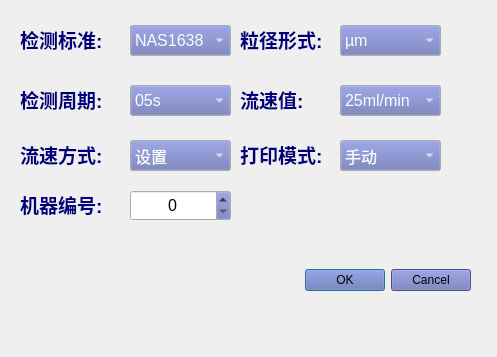
<?xml version="1.0" encoding="UTF-8"?>
<ui version="4.0">
 <class>Dialog</class>
 <widget class="QDialog" name="Dialog">
  <property name="geometry">
   <rect>
    <x>0</x>
    <y>0</y>
    <width>497</width>
    <height>357</height>
   </rect>
  </property>
  <property name="windowTitle">
   <string>Dialog</string>
  </property>
  <property name="styleSheet">
   <string notr="true"/>
  </property>
  <widget class="QDialogButtonBox" name="buttonBox">
   <property name="geometry">
    <rect>
     <x>280</x>
     <y>260</y>
     <width>191</width>
     <height>41</height>
    </rect>
   </property>
   <property name="styleSheet">
    <string notr="true">background-color: rgb(101, 111, 177);</string>
   </property>
   <property name="orientation">
    <enum>Qt::Horizontal</enum>
   </property>
   <property name="standardButtons">
    <set>QDialogButtonBox::Cancel|QDialogButtonBox::Ok</set>
   </property>
  </widget>
  <widget class="QComboBox" name="comboBox6">
   <property name="geometry">
    <rect>
     <x>340</x>
     <y>140</y>
     <width>101</width>
     <height>31</height>
    </rect>
   </property>
   <property name="palette">
    <palette>
     <active>
      <colorrole role="Button">
       <brush brushstyle="SolidPattern">
        <color alpha="255">
         <red>101</red>
         <green>111</green>
         <blue>177</blue>
        </color>
       </brush>
      </colorrole>
      <colorrole role="ButtonText">
       <brush brushstyle="SolidPattern">
        <color alpha="253">
         <red>253</red>
         <green>253</green>
         <blue>253</blue>
        </color>
       </brush>
      </colorrole>
     </active>
     <inactive>
      <colorrole role="Button">
       <brush brushstyle="SolidPattern">
        <color alpha="255">
         <red>101</red>
         <green>111</green>
         <blue>177</blue>
        </color>
       </brush>
      </colorrole>
      <colorrole role="ButtonText">
       <brush brushstyle="SolidPattern">
        <color alpha="253">
         <red>253</red>
         <green>253</green>
         <blue>253</blue>
        </color>
       </brush>
      </colorrole>
     </inactive>
     <disabled>
      <colorrole role="Button">
       <brush brushstyle="SolidPattern">
        <color alpha="255">
         <red>101</red>
         <green>111</green>
         <blue>177</blue>
        </color>
       </brush>
      </colorrole>
      <colorrole role="ButtonText">
       <brush brushstyle="SolidPattern">
        <color alpha="255">
         <red>120</red>
         <green>120</green>
         <blue>120</blue>
        </color>
       </brush>
      </colorrole>
     </disabled>
    </palette>
   </property>
   <property name="font">
    <font>
     <pointsize>12</pointsize>
    </font>
   </property>
   <item>
    <property name="text">
     <string>手动</string>
    </property>
   </item>
   <item>
    <property name="text">
     <string>自动</string>
    </property>
   </item>
  </widget>
  <widget class="QComboBox" name="comboBox1">
   <property name="geometry">
    <rect>
     <x>130</x>
     <y>25</y>
     <width>101</width>
     <height>31</height>
    </rect>
   </property>
   <property name="palette">
    <palette>
     <active>
      <colorrole role="Button">
       <brush brushstyle="SolidPattern">
        <color alpha="255">
         <red>101</red>
         <green>111</green>
         <blue>177</blue>
        </color>
       </brush>
      </colorrole>
      <colorrole role="ButtonText">
       <brush brushstyle="SolidPattern">
        <color alpha="253">
         <red>253</red>
         <green>253</green>
         <blue>253</blue>
        </color>
       </brush>
      </colorrole>
     </active>
     <inactive>
      <colorrole role="Button">
       <brush brushstyle="SolidPattern">
        <color alpha="255">
         <red>101</red>
         <green>111</green>
         <blue>177</blue>
        </color>
       </brush>
      </colorrole>
      <colorrole role="ButtonText">
       <brush brushstyle="SolidPattern">
        <color alpha="253">
         <red>253</red>
         <green>253</green>
         <blue>253</blue>
        </color>
       </brush>
      </colorrole>
     </inactive>
     <disabled>
      <colorrole role="Button">
       <brush brushstyle="SolidPattern">
        <color alpha="255">
         <red>101</red>
         <green>111</green>
         <blue>177</blue>
        </color>
       </brush>
      </colorrole>
      <colorrole role="ButtonText">
       <brush brushstyle="SolidPattern">
        <color alpha="255">
         <red>120</red>
         <green>120</green>
         <blue>120</blue>
        </color>
       </brush>
      </colorrole>
     </disabled>
    </palette>
   </property>
   <property name="font">
    <font>
     <pointsize>12</pointsize>
    </font>
   </property>
   <property name="contextMenuPolicy">
    <enum>Qt::NoContextMenu</enum>
   </property>
   <property name="insertPolicy">
    <enum>QComboBox::InsertAtBottom</enum>
   </property>
   <item>
    <property name="text">
     <string>NAS1638</string>
    </property>
   </item>
   <item>
    <property name="text">
     <string>ISO4406</string>
    </property>
   </item>
  </widget>
  <widget class="QComboBox" name="comboBox5">
   <property name="geometry">
    <rect>
     <x>130</x>
     <y>140</y>
     <width>101</width>
     <height>31</height>
    </rect>
   </property>
   <property name="palette">
    <palette>
     <active>
      <colorrole role="Button">
       <brush brushstyle="SolidPattern">
        <color alpha="255">
         <red>101</red>
         <green>111</green>
         <blue>177</blue>
        </color>
       </brush>
      </colorrole>
      <colorrole role="ButtonText">
       <brush brushstyle="SolidPattern">
        <color alpha="253">
         <red>253</red>
         <green>253</green>
         <blue>253</blue>
        </color>
       </brush>
      </colorrole>
     </active>
     <inactive>
      <colorrole role="Button">
       <brush brushstyle="SolidPattern">
        <color alpha="255">
         <red>101</red>
         <green>111</green>
         <blue>177</blue>
        </color>
       </brush>
      </colorrole>
      <colorrole role="ButtonText">
       <brush brushstyle="SolidPattern">
        <color alpha="253">
         <red>253</red>
         <green>253</green>
         <blue>253</blue>
        </color>
       </brush>
      </colorrole>
     </inactive>
     <disabled>
      <colorrole role="Button">
       <brush brushstyle="SolidPattern">
        <color alpha="255">
         <red>101</red>
         <green>111</green>
         <blue>177</blue>
        </color>
       </brush>
      </colorrole>
      <colorrole role="ButtonText">
       <brush brushstyle="SolidPattern">
        <color alpha="255">
         <red>120</red>
         <green>120</green>
         <blue>120</blue>
        </color>
       </brush>
      </colorrole>
     </disabled>
    </palette>
   </property>
   <property name="font">
    <font>
     <pointsize>12</pointsize>
    </font>
   </property>
   <item>
    <property name="text">
     <string>设置</string>
    </property>
   </item>
   <item>
    <property name="text">
     <string>自动</string>
    </property>
   </item>
  </widget>
  <widget class="QComboBox" name="comboBox3">
   <property name="geometry">
    <rect>
     <x>130</x>
     <y>85</y>
     <width>101</width>
     <height>31</height>
    </rect>
   </property>
   <property name="palette">
    <palette>
     <active>
      <colorrole role="Button">
       <brush brushstyle="SolidPattern">
        <color alpha="255">
         <red>101</red>
         <green>111</green>
         <blue>177</blue>
        </color>
       </brush>
      </colorrole>
      <colorrole role="ButtonText">
       <brush brushstyle="SolidPattern">
        <color alpha="253">
         <red>253</red>
         <green>253</green>
         <blue>253</blue>
        </color>
       </brush>
      </colorrole>
     </active>
     <inactive>
      <colorrole role="Button">
       <brush brushstyle="SolidPattern">
        <color alpha="255">
         <red>101</red>
         <green>111</green>
         <blue>177</blue>
        </color>
       </brush>
      </colorrole>
      <colorrole role="ButtonText">
       <brush brushstyle="SolidPattern">
        <color alpha="253">
         <red>253</red>
         <green>253</green>
         <blue>253</blue>
        </color>
       </brush>
      </colorrole>
     </inactive>
     <disabled>
      <colorrole role="Button">
       <brush brushstyle="SolidPattern">
        <color alpha="255">
         <red>101</red>
         <green>111</green>
         <blue>177</blue>
        </color>
       </brush>
      </colorrole>
      <colorrole role="ButtonText">
       <brush brushstyle="SolidPattern">
        <color alpha="255">
         <red>120</red>
         <green>120</green>
         <blue>120</blue>
        </color>
       </brush>
      </colorrole>
     </disabled>
    </palette>
   </property>
   <property name="font">
    <font>
     <pointsize>12</pointsize>
    </font>
   </property>
   <item>
    <property name="text">
     <string>05s</string>
    </property>
   </item>
   <item>
    <property name="text">
     <string>10s</string>
    </property>
   </item>
   <item>
    <property name="text">
     <string>15s</string>
    </property>
   </item>
   <item>
    <property name="text">
     <string>20s</string>
    </property>
   </item>
   <item>
    <property name="text">
     <string>25s</string>
    </property>
   </item>
   <item>
    <property name="text">
     <string>30s</string>
    </property>
   </item>
   <item>
    <property name="text">
     <string>35s</string>
    </property>
   </item>
   <item>
    <property name="text">
     <string>40s</string>
    </property>
   </item>
   <item>
    <property name="text">
     <string>45s</string>
    </property>
   </item>
   <item>
    <property name="text">
     <string>50s</string>
    </property>
   </item>
   <item>
    <property name="text">
     <string>55s</string>
    </property>
   </item>
   <item>
    <property name="text">
     <string>60s</string>
    </property>
   </item>
  </widget>
  <widget class="QComboBox" name="comboBox2">
   <property name="geometry">
    <rect>
     <x>340</x>
     <y>25</y>
     <width>101</width>
     <height>31</height>
    </rect>
   </property>
   <property name="palette">
    <palette>
     <active>
      <colorrole role="Button">
       <brush brushstyle="SolidPattern">
        <color alpha="255">
         <red>101</red>
         <green>111</green>
         <blue>177</blue>
        </color>
       </brush>
      </colorrole>
      <colorrole role="ButtonText">
       <brush brushstyle="SolidPattern">
        <color alpha="253">
         <red>253</red>
         <green>253</green>
         <blue>253</blue>
        </color>
       </brush>
      </colorrole>
     </active>
     <inactive>
      <colorrole role="Button">
       <brush brushstyle="SolidPattern">
        <color alpha="255">
         <red>101</red>
         <green>111</green>
         <blue>177</blue>
        </color>
       </brush>
      </colorrole>
      <colorrole role="ButtonText">
       <brush brushstyle="SolidPattern">
        <color alpha="253">
         <red>253</red>
         <green>253</green>
         <blue>253</blue>
        </color>
       </brush>
      </colorrole>
     </inactive>
     <disabled>
      <colorrole role="Button">
       <brush brushstyle="SolidPattern">
        <color alpha="255">
         <red>101</red>
         <green>111</green>
         <blue>177</blue>
        </color>
       </brush>
      </colorrole>
      <colorrole role="ButtonText">
       <brush brushstyle="SolidPattern">
        <color alpha="255">
         <red>120</red>
         <green>120</green>
         <blue>120</blue>
        </color>
       </brush>
      </colorrole>
     </disabled>
    </palette>
   </property>
   <property name="font">
    <font>
     <pointsize>12</pointsize>
    </font>
   </property>
   <item>
    <property name="text">
     <string>µm</string>
    </property>
   </item>
   <item>
    <property name="text">
     <string>µm(c)</string>
    </property>
   </item>
  </widget>
  <widget class="QComboBox" name="comboBox4">
   <property name="geometry">
    <rect>
     <x>340</x>
     <y>85</y>
     <width>101</width>
     <height>31</height>
    </rect>
   </property>
   <property name="palette">
    <palette>
     <active>
      <colorrole role="Button">
       <brush brushstyle="SolidPattern">
        <color alpha="255">
         <red>101</red>
         <green>111</green>
         <blue>177</blue>
        </color>
       </brush>
      </colorrole>
      <colorrole role="ButtonText">
       <brush brushstyle="SolidPattern">
        <color alpha="253">
         <red>253</red>
         <green>253</green>
         <blue>253</blue>
        </color>
       </brush>
      </colorrole>
     </active>
     <inactive>
      <colorrole role="Button">
       <brush brushstyle="SolidPattern">
        <color alpha="255">
         <red>101</red>
         <green>111</green>
         <blue>177</blue>
        </color>
       </brush>
      </colorrole>
      <colorrole role="ButtonText">
       <brush brushstyle="SolidPattern">
        <color alpha="253">
         <red>253</red>
         <green>253</green>
         <blue>253</blue>
        </color>
       </brush>
      </colorrole>
     </inactive>
     <disabled>
      <colorrole role="Button">
       <brush brushstyle="SolidPattern">
        <color alpha="255">
         <red>101</red>
         <green>111</green>
         <blue>177</blue>
        </color>
       </brush>
      </colorrole>
      <colorrole role="ButtonText">
       <brush brushstyle="SolidPattern">
        <color alpha="255">
         <red>120</red>
         <green>120</green>
         <blue>120</blue>
        </color>
       </brush>
      </colorrole>
     </disabled>
    </palette>
   </property>
   <property name="font">
    <font>
     <pointsize>12</pointsize>
    </font>
   </property>
   <item>
    <property name="text">
     <string>25ml/min</string>
    </property>
   </item>
   <item>
    <property name="text">
     <string>05ml/min</string>
    </property>
   </item>
   <item>
    <property name="text">
     <string>10ml/min</string>
    </property>
   </item>
   <item>
    <property name="text">
     <string>15ml/min</string>
    </property>
   </item>
   <item>
    <property name="text">
     <string>20ml/min</string>
    </property>
   </item>
   <item>
    <property name="text">
     <string>30ml/min</string>
    </property>
   </item>
   <item>
    <property name="text">
     <string>35ml/min</string>
    </property>
   </item>
   <item>
    <property name="text">
     <string>40ml/min</string>
    </property>
   </item>
   <item>
    <property name="text">
     <string>45ml/min</string>
    </property>
   </item>
   <item>
    <property name="text">
     <string>50ml/min</string>
    </property>
   </item>
  </widget>
  <widget class="QSpinBox" name="spinBox">
   <property name="geometry">
    <rect>
     <x>130</x>
     <y>190</y>
     <width>101</width>
     <height>31</height>
    </rect>
   </property>
   <property name="sizePolicy">
    <sizepolicy hsizetype="Minimum" vsizetype="Fixed">
     <horstretch>0</horstretch>
     <verstretch>0</verstretch>
    </sizepolicy>
   </property>
   <property name="minimumSize">
    <size>
     <width>51</width>
     <height>0</height>
    </size>
   </property>
   <property name="palette">
    <palette>
     <active>
      <colorrole role="Button">
       <brush brushstyle="SolidPattern">
        <color alpha="255">
         <red>101</red>
         <green>111</green>
         <blue>177</blue>
        </color>
       </brush>
      </colorrole>
      <colorrole role="ButtonText">
       <brush brushstyle="SolidPattern">
        <color alpha="253">
         <red>253</red>
         <green>253</green>
         <blue>253</blue>
        </color>
       </brush>
      </colorrole>
     </active>
     <inactive>
      <colorrole role="Button">
       <brush brushstyle="SolidPattern">
        <color alpha="255">
         <red>101</red>
         <green>111</green>
         <blue>177</blue>
        </color>
       </brush>
      </colorrole>
      <colorrole role="ButtonText">
       <brush brushstyle="SolidPattern">
        <color alpha="253">
         <red>253</red>
         <green>253</green>
         <blue>253</blue>
        </color>
       </brush>
      </colorrole>
     </inactive>
     <disabled>
      <colorrole role="Button">
       <brush brushstyle="SolidPattern">
        <color alpha="255">
         <red>101</red>
         <green>111</green>
         <blue>177</blue>
        </color>
       </brush>
      </colorrole>
      <colorrole role="ButtonText">
       <brush brushstyle="SolidPattern">
        <color alpha="255">
         <red>120</red>
         <green>120</green>
         <blue>120</blue>
        </color>
       </brush>
      </colorrole>
     </disabled>
    </palette>
   </property>
   <property name="font">
    <font>
     <pointsize>12</pointsize>
    </font>
   </property>
   <property name="alignment">
    <set>Qt::AlignCenter</set>
   </property>
   <property name="maximum">
    <number>10</number>
   </property>
  </widget>
  <widget class="QLabel" name="label_3">
   <property name="geometry">
    <rect>
     <x>20</x>
     <y>25</y>
     <width>120</width>
     <height>30</height>
    </rect>
   </property>
   <property name="font">
    <font>
     <pointsize>14</pointsize>
     <weight>75</weight>
     <bold>true</bold>
    </font>
   </property>
   <property name="text">
    <string>&lt;!DOCTYPE HTML PUBLIC &quot;-//W3C//DTD HTML 4.0//EN&quot; &quot;http://www.w3.org/TR/REC-html40/strict.dtd&quot;&gt;
&lt;html&gt;&lt;head&gt;&lt;meta name=&quot;qrichtext&quot; content=&quot;1&quot; /&gt;&lt;style type=&quot;text/css&quot;&gt;
p, li { white-space: pre-wrap; }
&lt;/style&gt;&lt;/head&gt;&lt;body style=&quot; font-family:'SimSun'; font-size:14pt; font-weight:600; font-style:normal;&quot;&gt;
&lt;p style=&quot; margin-top:0px; margin-bottom:0px; margin-left:0px; margin-right:0px; -qt-block-indent:0; text-indent:0px;&quot;&gt;&lt;span style=&quot; color:#00007f;&quot;&gt;检测标准:&lt;/span&gt;&lt;/p&gt;&lt;/body&gt;&lt;/html&gt;</string>
   </property>
  </widget>
  <widget class="QLabel" name="label_4">
   <property name="geometry">
    <rect>
     <x>20</x>
     <y>85</y>
     <width>120</width>
     <height>30</height>
    </rect>
   </property>
   <property name="font">
    <font>
     <pointsize>14</pointsize>
    </font>
   </property>
   <property name="text">
    <string>&lt;!DOCTYPE HTML PUBLIC &quot;-//W3C//DTD HTML 4.0//EN&quot; &quot;http://www.w3.org/TR/REC-html40/strict.dtd&quot;&gt;
&lt;html&gt;&lt;head&gt;&lt;meta name=&quot;qrichtext&quot; content=&quot;1&quot; /&gt;&lt;style type=&quot;text/css&quot;&gt;
p, li { white-space: pre-wrap; }
&lt;/style&gt;&lt;/head&gt;&lt;body style=&quot; font-family:'SimSun'; font-size:14pt; font-weight:400; font-style:normal;&quot;&gt;
&lt;p style=&quot; margin-top:0px; margin-bottom:0px; margin-left:0px; margin-right:0px; -qt-block-indent:0; text-indent:0px;&quot;&gt;&lt;span style=&quot; font-weight:600; color:#00007f;&quot;&gt;检测周期:&lt;/span&gt;&lt;/p&gt;&lt;/body&gt;&lt;/html&gt;</string>
   </property>
  </widget>
  <widget class="QLabel" name="label_5">
   <property name="geometry">
    <rect>
     <x>20</x>
     <y>140</y>
     <width>120</width>
     <height>30</height>
    </rect>
   </property>
   <property name="font">
    <font>
     <pointsize>14</pointsize>
    </font>
   </property>
   <property name="text">
    <string>&lt;!DOCTYPE HTML PUBLIC &quot;-//W3C//DTD HTML 4.0//EN&quot; &quot;http://www.w3.org/TR/REC-html40/strict.dtd&quot;&gt;
&lt;html&gt;&lt;head&gt;&lt;meta name=&quot;qrichtext&quot; content=&quot;1&quot; /&gt;&lt;style type=&quot;text/css&quot;&gt;
p, li { white-space: pre-wrap; }
&lt;/style&gt;&lt;/head&gt;&lt;body style=&quot; font-family:'SimSun'; font-size:14pt; font-weight:400; font-style:normal;&quot;&gt;
&lt;p style=&quot; margin-top:0px; margin-bottom:0px; margin-left:0px; margin-right:0px; -qt-block-indent:0; text-indent:0px;&quot;&gt;&lt;span style=&quot; font-weight:600; color:#00007f;&quot;&gt;流速方式:&lt;/span&gt;&lt;/p&gt;&lt;/body&gt;&lt;/html&gt;</string>
   </property>
  </widget>
  <widget class="QLabel" name="label_6">
   <property name="geometry">
    <rect>
     <x>20</x>
     <y>190</y>
     <width>120</width>
     <height>30</height>
    </rect>
   </property>
   <property name="font">
    <font>
     <pointsize>14</pointsize>
    </font>
   </property>
   <property name="text">
    <string>&lt;!DOCTYPE HTML PUBLIC &quot;-//W3C//DTD HTML 4.0//EN&quot; &quot;http://www.w3.org/TR/REC-html40/strict.dtd&quot;&gt;
&lt;html&gt;&lt;head&gt;&lt;meta name=&quot;qrichtext&quot; content=&quot;1&quot; /&gt;&lt;style type=&quot;text/css&quot;&gt;
p, li { white-space: pre-wrap; }
&lt;/style&gt;&lt;/head&gt;&lt;body style=&quot; font-family:'SimSun'; font-size:14pt; font-weight:400; font-style:normal;&quot;&gt;
&lt;p style=&quot; margin-top:0px; margin-bottom:0px; margin-left:0px; margin-right:0px; -qt-block-indent:0; text-indent:0px;&quot;&gt;&lt;span style=&quot; font-weight:600; color:#00007f;&quot;&gt;机器编号:&lt;/span&gt;&lt;/p&gt;&lt;/body&gt;&lt;/html&gt;</string>
   </property>
  </widget>
  <widget class="QLabel" name="label_8">
   <property name="geometry">
    <rect>
     <x>240</x>
     <y>25</y>
     <width>120</width>
     <height>30</height>
    </rect>
   </property>
   <property name="font">
    <font>
     <pointsize>14</pointsize>
     <weight>75</weight>
     <bold>true</bold>
    </font>
   </property>
   <property name="text">
    <string>&lt;!DOCTYPE HTML PUBLIC &quot;-//W3C//DTD HTML 4.0//EN&quot; &quot;http://www.w3.org/TR/REC-html40/strict.dtd&quot;&gt;
&lt;html&gt;&lt;head&gt;&lt;meta name=&quot;qrichtext&quot; content=&quot;1&quot; /&gt;&lt;style type=&quot;text/css&quot;&gt;
p, li { white-space: pre-wrap; }
&lt;/style&gt;&lt;/head&gt;&lt;body style=&quot; font-family:'SimSun'; font-size:14pt; font-weight:600; font-style:normal;&quot;&gt;
&lt;p style=&quot; margin-top:0px; margin-bottom:0px; margin-left:0px; margin-right:0px; -qt-block-indent:0; text-indent:0px;&quot;&gt;&lt;span style=&quot; color:#00007f;&quot;&gt;粒径形式:&lt;/span&gt;&lt;/p&gt;&lt;/body&gt;&lt;/html&gt;</string>
   </property>
  </widget>
  <widget class="QLabel" name="label_9">
   <property name="geometry">
    <rect>
     <x>240</x>
     <y>85</y>
     <width>120</width>
     <height>30</height>
    </rect>
   </property>
   <property name="font">
    <font>
     <pointsize>14</pointsize>
     <weight>75</weight>
     <bold>true</bold>
    </font>
   </property>
   <property name="text">
    <string>&lt;!DOCTYPE HTML PUBLIC &quot;-//W3C//DTD HTML 4.0//EN&quot; &quot;http://www.w3.org/TR/REC-html40/strict.dtd&quot;&gt;
&lt;html&gt;&lt;head&gt;&lt;meta name=&quot;qrichtext&quot; content=&quot;1&quot; /&gt;&lt;style type=&quot;text/css&quot;&gt;
p, li { white-space: pre-wrap; }
&lt;/style&gt;&lt;/head&gt;&lt;body style=&quot; font-family:'SimSun'; font-size:14pt; font-weight:600; font-style:normal;&quot;&gt;
&lt;p style=&quot; margin-top:0px; margin-bottom:0px; margin-left:0px; margin-right:0px; -qt-block-indent:0; text-indent:0px;&quot;&gt;&lt;span style=&quot; color:#00007f;&quot;&gt;流速值:&lt;/span&gt;&lt;/p&gt;&lt;/body&gt;&lt;/html&gt;</string>
   </property>
  </widget>
  <widget class="QLabel" name="label_10">
   <property name="geometry">
    <rect>
     <x>240</x>
     <y>140</y>
     <width>120</width>
     <height>30</height>
    </rect>
   </property>
   <property name="font">
    <font>
     <pointsize>14</pointsize>
     <weight>75</weight>
     <bold>true</bold>
    </font>
   </property>
   <property name="text">
    <string>&lt;!DOCTYPE HTML PUBLIC &quot;-//W3C//DTD HTML 4.0//EN&quot; &quot;http://www.w3.org/TR/REC-html40/strict.dtd&quot;&gt;
&lt;html&gt;&lt;head&gt;&lt;meta name=&quot;qrichtext&quot; content=&quot;1&quot; /&gt;&lt;style type=&quot;text/css&quot;&gt;
p, li { white-space: pre-wrap; }
&lt;/style&gt;&lt;/head&gt;&lt;body style=&quot; font-family:'SimSun'; font-size:14pt; font-weight:600; font-style:normal;&quot;&gt;
&lt;p style=&quot; margin-top:0px; margin-bottom:0px; margin-left:0px; margin-right:0px; -qt-block-indent:0; text-indent:0px;&quot;&gt;&lt;span style=&quot; color:#00007f;&quot;&gt;打印模式:&lt;/span&gt;&lt;/p&gt;&lt;/body&gt;&lt;/html&gt;</string>
   </property>
  </widget>
 </widget>
 <resources>
  <include location="test4.qrc"/>
 </resources>
 <connections>
  <connection>
   <sender>buttonBox</sender>
   <signal>accepted()</signal>
   <receiver>Dialog</receiver>
   <slot>accept()</slot>
   <hints>
    <hint type="sourcelabel">
     <x>248</x>
     <y>254</y>
    </hint>
    <hint type="destinationlabel">
     <x>157</x>
     <y>274</y>
    </hint>
   </hints>
  </connection>
  <connection>
   <sender>buttonBox</sender>
   <signal>rejected()</signal>
   <receiver>Dialog</receiver>
   <slot>reject()</slot>
   <hints>
    <hint type="sourcelabel">
     <x>316</x>
     <y>260</y>
    </hint>
    <hint type="destinationlabel">
     <x>286</x>
     <y>274</y>
    </hint>
   </hints>
  </connection>
 </connections>
</ui>
